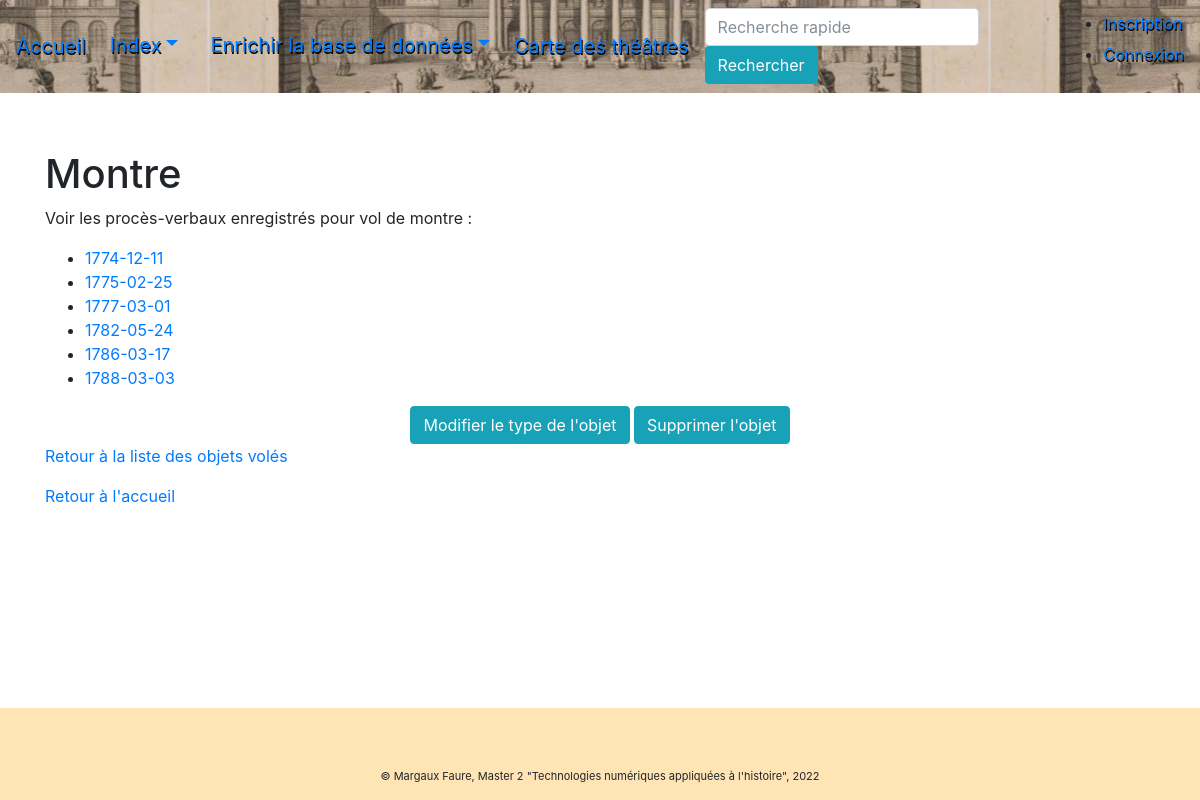
The page /objets_voles/1 on the database its author committed.
### pv_theatres/modeles/donnees.py (models this page shows, shortened)
class Objet(db.Model):
    id = db.Column(db.Integer, nullable=False, autoincrement=True, primary_key=True)
    type = db.Column(db.Text, nullable=False)
    proces_verbaux_objets = db.relationship("ProcesVerbal", back_populates="objets")
    authorships = db.relationship("Authorship", back_populates="objet")

class ProcesVerbal(db.Model):
    id = db.Column(db.Integer, nullable=False, autoincrement=True, primary_key=True)
    date_pv = db.Column(db.String(10))
    id_theatre = db.Column(db.Integer, db.ForeignKey("theatre.id"))
    id_source = db.Column(db.Integer, db.ForeignKey("source.id"))
    id_commissaire = db.Column(db.Integer, db.ForeignKey("personne.id"))
    id_victime = db.Column(db.Integer, db.ForeignKey("personne.id"))
    id_objet = db.Column(db.Integer, db.ForeignKey("objet.id"))
    commissaires = db.relationship("Personne", back_populates="proces_verbaux_commissaires",
                                   foreign_keys=id_commissaire)
    victimes = db.relationship("Personne", back_populates="proces_verbaux_victimes", foreign_keys=id_victime)
    salles_theatre = db.relationship("Theatre", back_populates="proces_verbaux")
    sources = db.relationship("Source", back_populates="proces_verbaux_sources")
    objets = db.relationship("Objet", back_populates="proces_verbaux_objets")
    authorships = db.relationship("Authorship", back_populates="proces_verbal")

### pv_theatres/routes/generic.py (the view)
@app.route("/objets_voles/<int:id>")
def objet_vole_type(id):
    objet = Objet.query.get_or_404(id)
    proces_verbaux = ProcesVerbal.query.order_by(ProcesVerbal.date_pv).all()
    return render_template("pages/objet_vole_type.html", nom="Objet volé", objet=objet,
                            proces_verbaux=proces_verbaux)

### pv_theatres/templates/pages/objet_vole_type.html (shortened to what this page needs)
{% extends "conteneur.html" %}
{% block corps %}
    {% if objet %}
    <h1> {{objet.type}}</h1>
    <p> Voir les procès-verbaux enregistrés pour vol de {{objet.type.lower()}} :</p>
        <ul>
        {% set ns = namespace(empty=true) %}
        {% for proces_verbal in proces_verbaux %}
            {% if proces_verbal.id_objet == objet.id %}
                <li><a href="{{url_for('proces_verbal', id=proces_verbal.id)}}">{{proces_verbal.date_pv}}</a></li>
                {% set ns.empty = false %}
            {% endif %}
        {% endfor %}
        </ul>
        <div  class="text-center" style="place-content:center">
            <a class="btn btn-info text-center" href="{{url_for('modification_objet', id=objet.id)}}">Modifier le type de l'objet</a>
            <a class="btn btn-info text-center" href="{{url_for('suppression_objet', id=objet.id)}}">Supprimer l'objet</a>
        </div>
    <p><a href="{{url_for('objets_voles_liste')}}">Retour à la liste des objets volés</a>
    {% else %}
        <p>La base de données est en cours de constitution</p>
    {% endif %}
    <p><a href="{{url_for('accueil')}}">Retour à l'accueil</a></p>
{% endblock %}

### rows shown on the page
Objet: type "Montre", type "montre"
ProcesVerbal: date_pv "1774-12-11"
ProcesVerbal: date_pv "1775-02-25"
ProcesVerbal: date_pv "1777-03-01"
ProcesVerbal: date_pv "1782-05-24"
ProcesVerbal: date_pv "1786-03-17"
ProcesVerbal: date_pv "1788-03-03"
